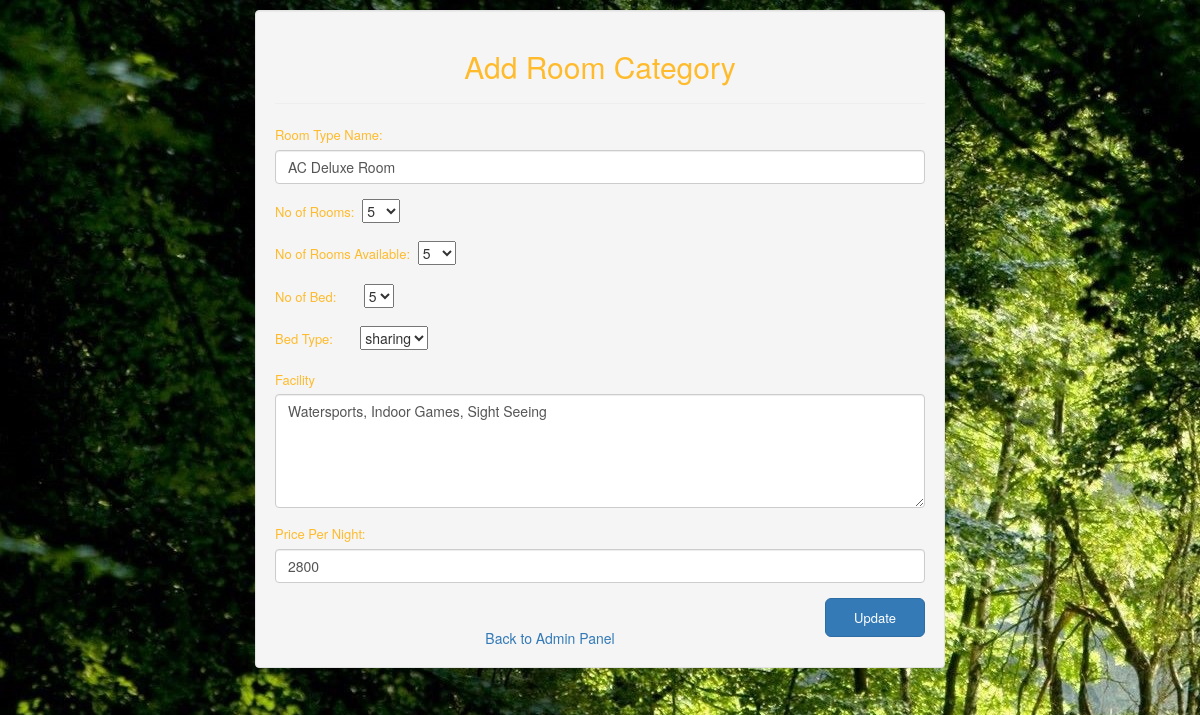
Screenshot of /admin/edit_room_cat.php?roomname=AC Deluxe Room with the database file from the repository.
### tables this page shows
CREATE TABLE `room_category` (
  `roomname` text NOT NULL,
  `room_qnty` int(11) NOT NULL,
  `available` int(11) NOT NULL,
  `booked` int(11) NOT NULL,
  `no_bed` int(11) NOT NULL,
  `bedtype` text NOT NULL,
  `facility` text NOT NULL,
  `price` float NOT NULL
);

### admin/include/class.user.php (called while the page is built, shortened)
<?php
        class user
        {
            public function __construct()
            {
                $this->db=new mysqli(DB_SERVER,DB_USERNAME,DB_PASSWORD,'hotel');
            }
        }
?>

### admin/edit_room_cat.php (the view, shortened to what this page needs)
<?php
include_once 'include/class.user.php';
$user=new User();
$room_cat=$_GET['roomname'];
$sql="SELECT * FROM room_category WHERE roomname='$room_cat'";
$query=mysqli_query($user->db, $sql);
$row = mysqli_fetch_array($query);
?>
<!DOCTYPE html>
<html lang="en">
<head>
    <link rel="stylesheet" href="https://maxcdn.bootstrapcdn.com/bootstrap/3.3.7/css/bootstrap.min.css">
    <link rel="stylesheet" href="css/reg.css" type="text/css">
</head>
<body>
    <div class="container">
        <div class="well">
            <h2>Add Room Category</h2>
            <hr>
            <form action="" method="post" name="room_category">
                <div class="form-group">
                    <label for="roomname">Room Type Name:</label>
                    <input type="text" class="form-control" name="roomname" value="<?php echo $row['roomname'] ?>" required>
                </div>
                 <div class="form-group">
                    <label for="qty">No of Rooms:</label>&nbsp;
                    <select name="room_qnty">
                    <option value="<?php echo $row['room_qnty'] ?>"><?php echo $row['room_qnty'] ?></option>
                    </select>
                </div>
                <div class="form-group">
                    <label for="avl">No of Rooms Available:</label>&nbsp;
                    <select name="available">
                    <option value="<?php echo $row['available'] ?>"><?php echo $row['available'] ?></option>
                    </select>
                </div>
                <div class="form-group">
                    <label for="bed">No of Bed:</label>&nbsp;&nbsp;&nbsp;&nbsp;&nbsp;&nbsp;
                    <select name="no_bed">
                     <option value="<?php echo $row['no_bed'] ?>"><?php echo $row['no_bed'] ?></option>
                    </select>
                </div>
                <div class="form-group">
                    <label for="bedtype">Bed Type:</label>&nbsp;&nbsp;&nbsp;&nbsp;&nbsp;&nbsp;
                   <select name="bedtype">
                     <option value="<?php echo $row['bedtype'] ?>"><?php echo $row['bedtype'] ?></option>
                    </select>
                </div>
                <div class="form-group">
                    <label for="Facility">Facility</label>
                    <textarea class="form-control" rows="5" name="facility"><?php echo $row['facility'] ?></textarea>
                </div>
               <div class="form-group">
                    <label for="price">Price Per Night:</label>
                    <input type="text" class="form-control" name="price" value="<?php echo $row['price'] ?>" required>
                </div>
                <button type="submit" class="btn btn-lg btn-primary button" name="submit">Update</button>
               <br>
                <div id="click_here">
                    <a href="../admin.php">Back to Admin Panel</a>
                </div>
            </form>
        </div>
    </div>
</body>
</html>

### admin/css/reg.css (style rules this page uses)
body { background-image: url('images/home_bg1.jpg'); background-repeat: no-repeat; background-attachment: fixed; }
h2 { text-align: center; color: #ffbb2b; }
#click_here { margin-top: 10px; text-align: center; }
.container { width: 60%; margin-top: 10px; }
label { color:#ffbb2b; font-size: 13px; font-weight: 100; }
.button { width: 100px; float: right; font-size: 13px; }

### rows the page displays
room_category: roomname "AC Deluxe Room", room_qnty "5", available "5", no_bed "5", bedtype "sharing", facility "Watersports, Indoor Games, Sight Seeing", price "2800"
